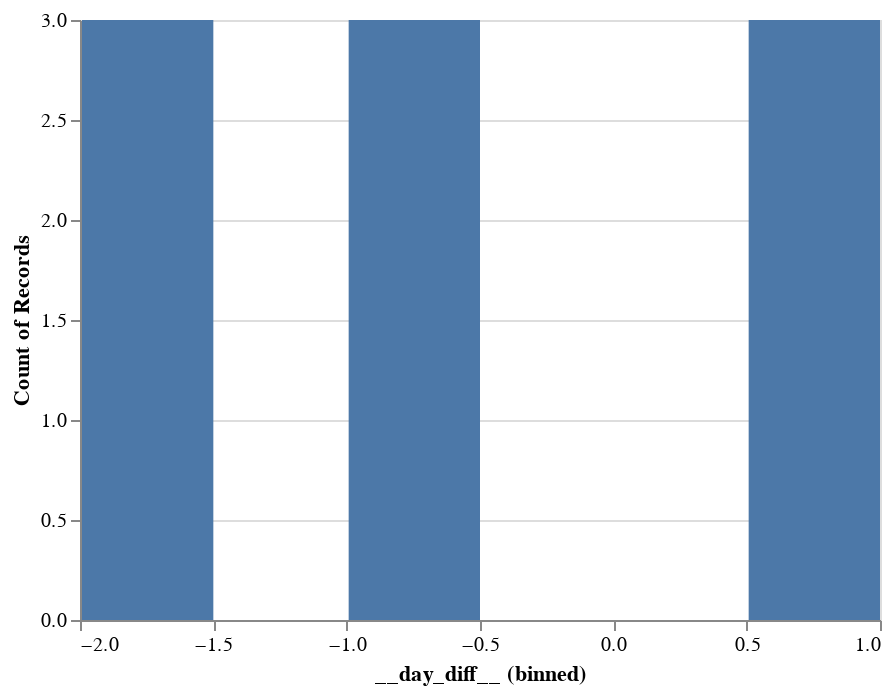
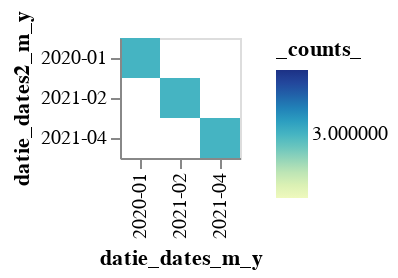

These figures' notebook cell, in order:
### Code cell
ce.chart_me(df, "datie_dates", "datie_dates2")

### Figure 1 — Vega-Lite specification as saved in the notebook (floating-point values rounded to 4 significant figures)
{"config": {"view": {"continuousWidth": 400, "continuousHeight": 300}}, "data": {"name": "data-881bd38298b7f7d91f2bb0bf73acc066"}, "mark": "bar", "encoding": {"x": {"bin": true, "field": "__day_diff__", "type": "quantitative"}, "y": {"aggregate": "count", "type": "quantitative"}}, "$schema": "https://vega.github.io/schema/vega-lite/v4.17.0.json", "datasets": {"data-881bd38298b7f7d91f2bb0bf73acc066": [{"integers": 1, "floaties": 0.008988, "floaties2": 0.7814, "floaties_key": 0, "stringy_key": "hwIcg", "integer_bools": false, "stringer": "rabbit", "stringer2": "rabbit", "datie_dates": "2020-01-01T00:00:00", "datie_dates2": "2020-01-02T00:00:00", "datie_dates_m_y": "2020-01", "datie_dates2_m_y": "2020-01", "__day_diff__": -1, "_counts_": 1}, {"integers": 2, "floaties": 0.5053, "floaties2": 0.4869, "floaties_key": 1, "stringy_key": "kWAfB", "integer_bools": false, "stringer": "rabbit", "stringer2": "leopard", "datie_dates": "2021-02-03T00:00:00", "datie_dates2": "2021-02-02T00:00:00", "datie_dates_m_y": "2021-02", "datie_dates2_m_y": "2021-02", "__day_diff__": 1, "_counts_": 1}, {"integers": 3, "floaties": 0.4428, "floaties2": 0.8752, "floaties_key": 2, "stringy_key": "rCwjt", "integer_bools": false, "stringer": "rabbit", "stringer2": "leopard", "datie_dates": "2021-04-03T00:00:00", "datie_dates2": "2021-04-05T00:00:00", "datie_dates_m_y": "2021-04", "datie_dates2_m_y": "2021-04", "__day_diff__": -2, "_counts_": 1}, {"integers": 1, "floaties": 0.9544, "floaties2": 0.09973, "floaties_key": 3, "stringy_key": "lSALu", "integer_bools": false, "stringer": "leopard", "stringer2": "rabbit", "datie_dates": "2020-01-01T00:00:00", "datie_dates2": "2020-01-02T00:00:00", "datie_dates_m_y": "2020-01", "datie_dates2_m_y": "2020-01", "__day_diff__": -1, "_counts_": 1}, {"integers": 2, "floaties": 0.5402, "floaties2": 0.918, "floaties_key": 4, "stringy_key": "BWPjt", "integer_bools": false, "stringer": "leopard", "stringer2": "leopard", "datie_dates": "2021-02-03T00:00:00", "datie_dates2": "2021-02-02T00:00:00", "datie_dates_m_y": "2021-02", "datie_dates2_m_y": "2021-02", "__day_diff__": 1, "_counts_": 1}, {"integers": 3, "floaties": 0.2103, "floaties2": 0.1171, "floaties_key": 5, "stringy_key": "xDKOZ", "integer_bools": true, "stringer": "leopard", "stringer2": "rabbit", "datie_dates": "2021-04-03T00:00:00", "datie_dates2": "2021-04-05T00:00:00", "datie_dates_m_y": "2021-04", "datie_dates2_m_y": "2021-04", "__day_diff__": -2, "_counts_": 1}, {"integers": 1, "floaties": 0.9123, "floaties2": 0.6062, "floaties_key": 6, "stringy_key": "QRjaM", "integer_bools": false, "stringer": "rabbit", "stringer2": "leopard", "datie_dates": "2020-01-01T00:00:00", "datie_dates2": "2020-01-02T00:00:00", "datie_dates_m_y": "2020-01", "datie_dates2_m_y": "2020-01", "__day_diff__": -1, "_counts_": 1}, {"integers": 2, "floaties": 0.005605, "floaties2": 0.7041, "floaties_key": 7, "stringy_key": "xEdpB", "integer_bools": true, "stringer": "rabbit", "stringer2": "leopard", "datie_dates": "2021-02-03T00:00:00", "datie_dates2": "2021-02-02T00:00:00", "datie_dates_m_y": "2021-02", "datie_dates2_m_y": "2021-02", "__day_diff__": 1, "_counts_": 1}, {"integers": 3, "floaties": 0.9933, "floaties2": 0.09226, "floaties_key": 8, "stringy_key": "qFToz", "integer_bools": false, "stringer": "leopard", "stringer2": "leopard", "datie_dates": "2021-04-03T00:00:00", "datie_dates2": "2021-04-05T00:00:00", "datie_dates_m_y": "2021-04", "datie_dates2_m_y": "2021-04", "__day_diff__": -2, "_counts_": 1}]}}

### Figure 2 — Vega-Lite specification as saved in the notebook (floating-point values rounded to 4 significant figures)
{"config": {"view": {"continuousWidth": 400, "continuousHeight": 300}}, "data": {"name": "data-1490b89464ec84bcfcf21d26280dad6e"}, "mark": "rect", "encoding": {"color": {"field": "_counts_", "type": "quantitative"}, "x": {"field": "datie_dates_m_y", "type": "ordinal"}, "y": {"field": "datie_dates2_m_y", "type": "ordinal"}}, "$schema": "https://vega.github.io/schema/vega-lite/v4.17.0.json", "datasets": {"data-1490b89464ec84bcfcf21d26280dad6e": [{"datie_dates_m_y": "2020-01", "datie_dates2_m_y": "2020-01", "measures": "sum", "_counts_": 3}, {"datie_dates_m_y": "2021-02", "datie_dates2_m_y": "2021-02", "measures": "sum", "_counts_": 3}, {"datie_dates_m_y": "2021-04", "datie_dates2_m_y": "2021-04", "measures": "sum", "_counts_": 3}]}}
